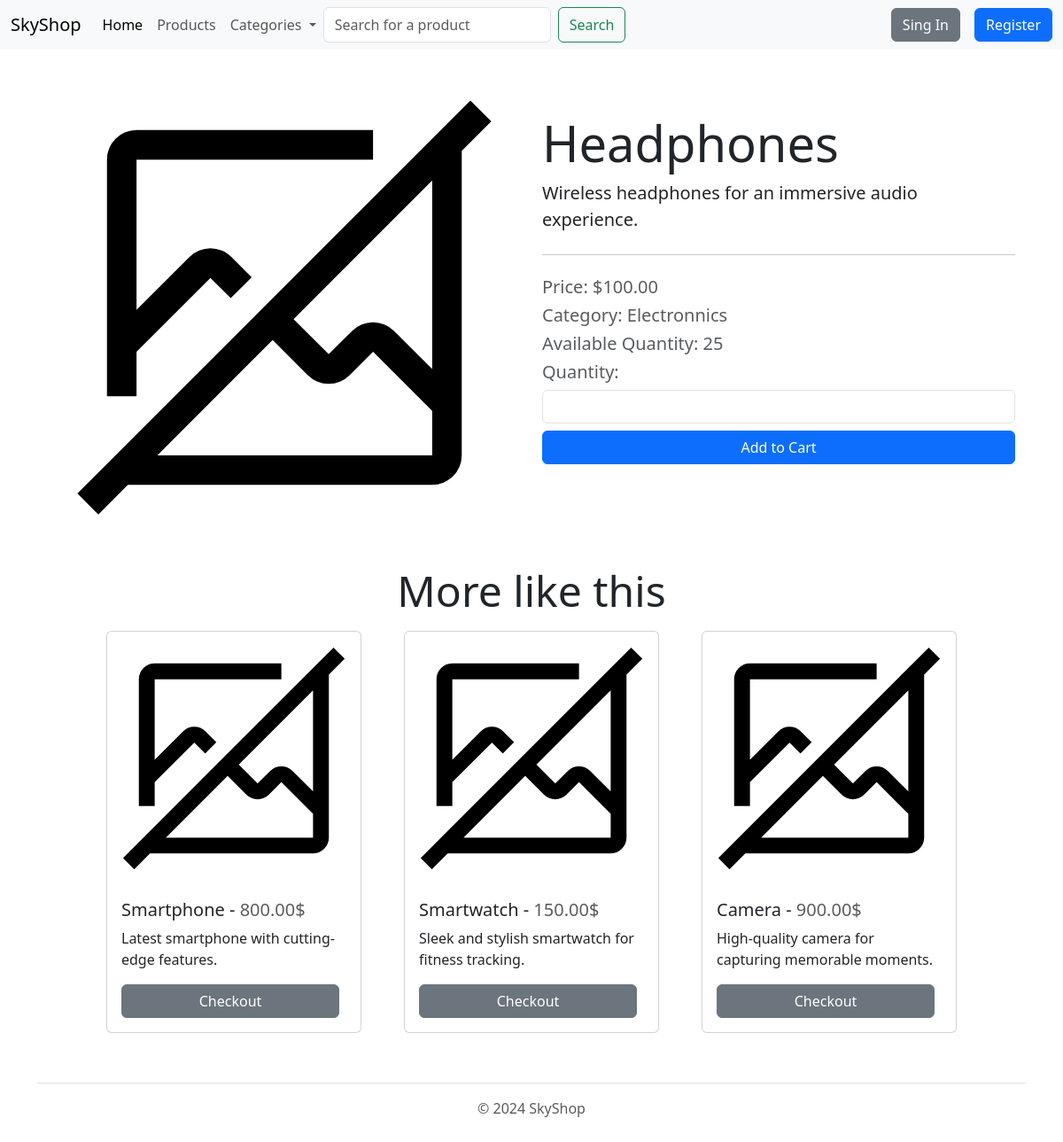
The page /product/757/ on the database its author committed.
### store/models.py (models this page shows, shortened)
class Product(models.Model):
    title = models.CharField(max_length=100, unique=True)
    description = models.TextField()
    price = models.DecimalField(max_digits=10, decimal_places=2)
    category = models.ForeignKey(Category, on_delete=models.CASCADE)
    image = models.ImageField(upload_to='products', null=True, blank=True)
    quantity = models.PositiveIntegerField()
    discount = models.PositiveIntegerField(null=True, blank=True)
    sales_count = models.PositiveIntegerField(default=0)

class Category(models.Model):
    name = models.CharField(max_length=100, unique=True)

### store/views.py (the view)
# urls.py: path('product/<int:pk>/', ProductDetailView.as_view(), name='products'),
class ProductDetailView(DetailView):
    model = Product
    template_name = 'product.html'
    def get_context_data(self, **kwargs):
        context = super().get_context_data(**kwargs)
        if self.get_object().discount:
            context['discounted_price'] = round(self.get_object(
            ).price * Decimal(self.get_object().discount / 100), 2)
        context['more_like_this'] = self.get_more_like_this()
        return context
    def get_more_like_this(self):
        category = self.get_object().category
        products = Product.objects.filter(
            category=category, quantity__gt=0).exclude(title__contains=self.get_object().title).order_by('-sales_count')[0:3]
        return products

### store/context_processor.py (called while the page is built)
def categories_context(request):
    categories = Category.objects.all()
    return {'categories': categories}

### store/templates/product.html (shortened to what this page needs)
{% extends 'base.html' %}
{% load static %}
{% block content %}
  <div class="container mt-4">
    <div class="row">
      <div class="col-md-6">
        {% if object.image %}
          <img class="img-fluid" src="{{ object.image.url }}" alt="{{ object.title }}">
        {% else %}
          <img class="img-fluid" src="{% static 'images/no-image.svg' %}" alt="No Image">
        {% endif %}
      </div>
      <div class="col-md-6 pt-5">
        <div class="jumbotron">
            <h1 class="display-4">{{ object.title }}</h1>
            <p class="lead">{{ object.description }}</p>
            <hr class="my-4">
            {% if object.discount %}
            <p class="h5 text-muted ">Price: $<span class="text-decoration-line-through">{{ object.price }} </span>- {{discounted_price}}$</p>
            {% else %}
            <p class="h5 text-muted">Price: ${{ object.price }}</p>
            {% endif %}
            <p class="h5 text-muted">Category: {{ object.category.name }}</p>
            {% if object.quantity > 0 %}
            <p class="h5 text-muted">Available Quantity: {{ object.quantity }}</p>
            {% else %}
            <p class="h5 text-danger">Product Unavailable</p>
            {% endif %}
            <form method="post" action="" class="d-flex flex-column gap-2">
            <div>
                <label for="quantity" class="h5 text-muted">Quantity:</label>
                <input class="form-control" type="number" name="quantity" id="quantity" min="1" max="{{ object.quantity }}" required>
            </div>
            {% if object.quantity > 0 %}
            <a href="{% url 'add-product' product_id=product.id %}" class="btn btn-primary">Add to Cart</a>
            {% else %}
            <a type="submit" class="btn btn-danger disabled">Product Unavailable</a>
            {% endif %}
            </form>
        </div>
      </div>
    </div>
    <div class="jumbotron">
        <p class="display-5 text-center mt-4">More like this</p>
    </div>
    <div class="d-flex justify-content-center gap-5">
        {% for product in more_like_this %}
        <div class="card" style="width: 18rem;">
            <img src="{% if product.image %}{{ product.image.url }}{% else %}{% static 'images/no-image.svg' %}{% endif %}" class="card-img-top" alt="...">
            <div class="card-body">
                <h5 class="card-title">{{ product.title }} - <span class="text-muted">{{ product.price }}$</span></h5>
                <p class="card-text">{{ product.description }}</p>
                <div class="d-grid gap-2 d-md-flex justify-content-md-start">
                    <a class="btn btn-secondary me-md-2 w-100" type="button" href="{% url 'products' pk=product.id %}">Checkout</a>
                </div>
            </div>
        </div>
        {% endfor %}
    </div>
  </div>
{% endblock %}

### rows shown on the page
Product: title "Headphones", description "Wireless headphones for an immersive audio experience.", price "100.00", category.name "Electronnics", quantity "25"
Product: title "Smartphone", price "800.00", description "Latest smartphone with cutting-edge features."
Product: title "Smartwatch", price "150.00", description "Sleek and stylish smartwatch for fitness tracking."
Product: title "Camera", price "900.00", description "High-quality camera for capturing memorable moments."
